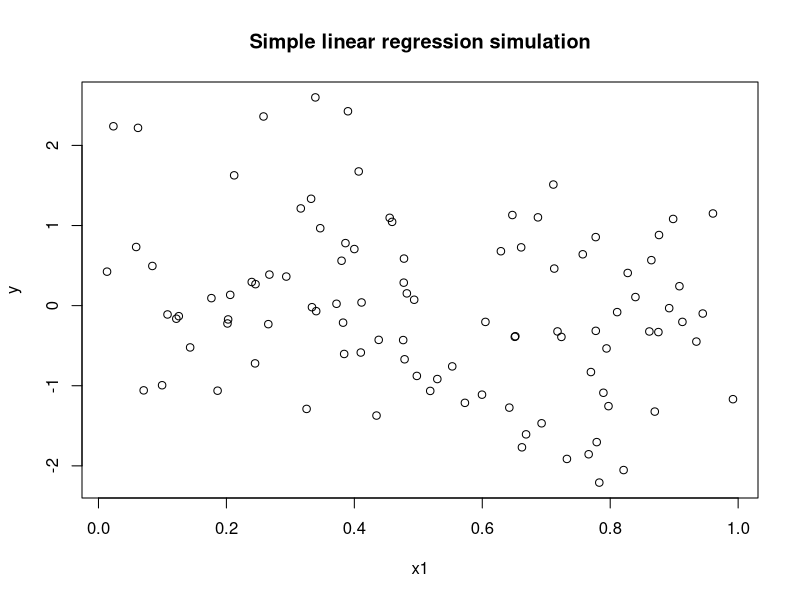
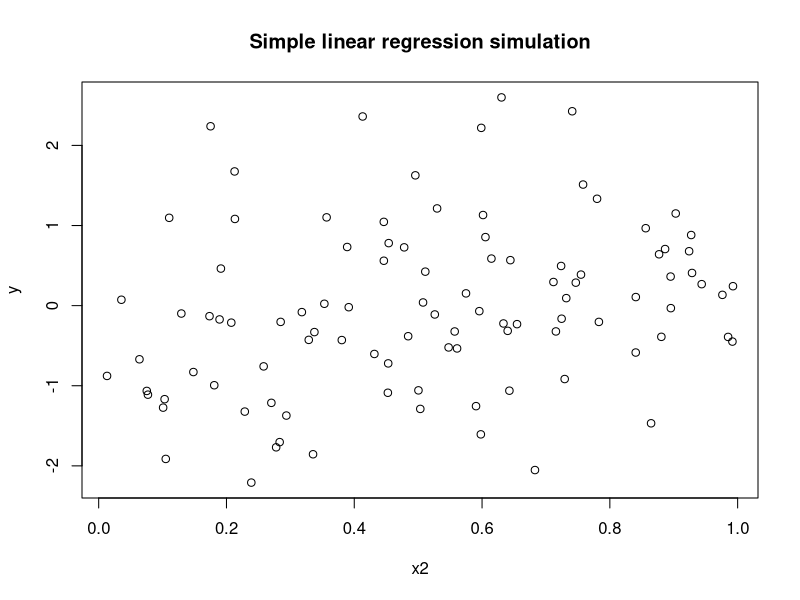
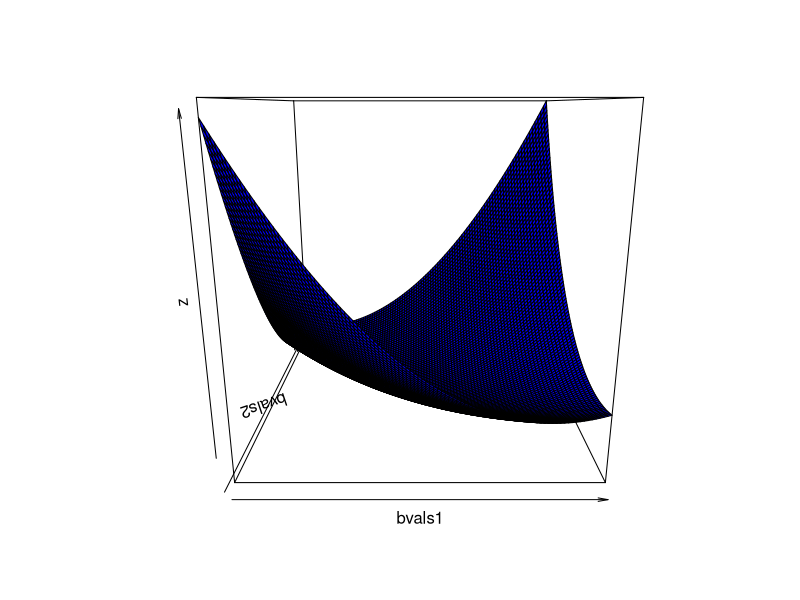
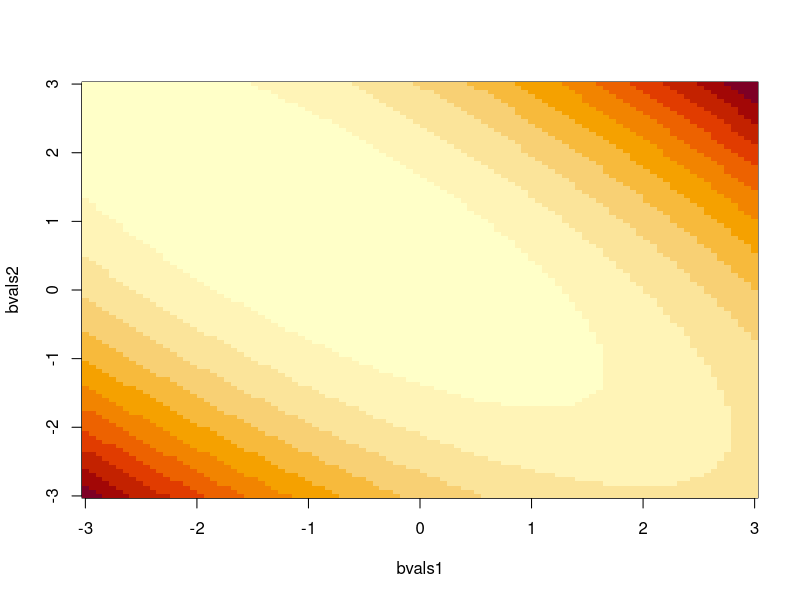
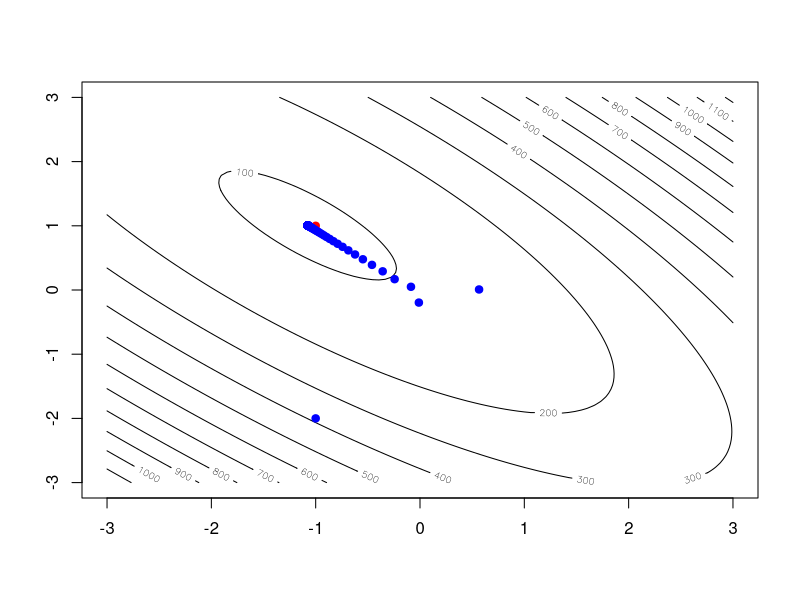
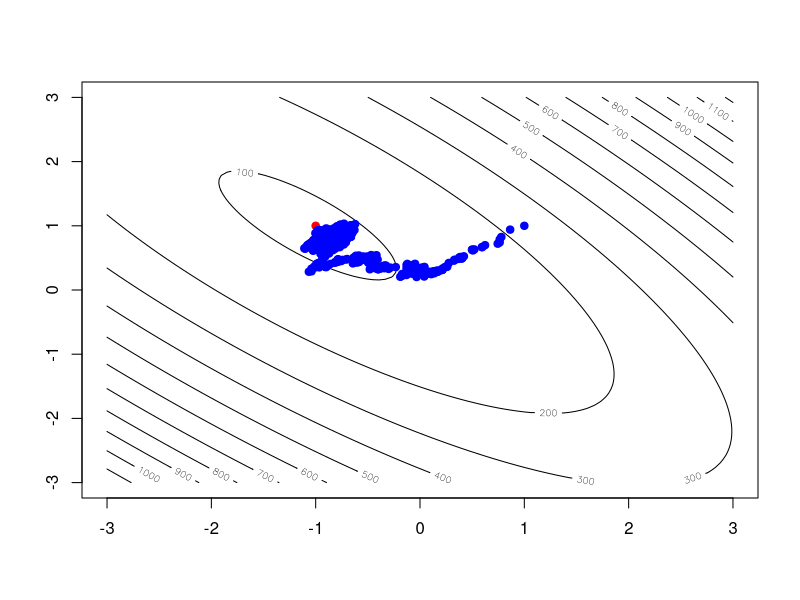
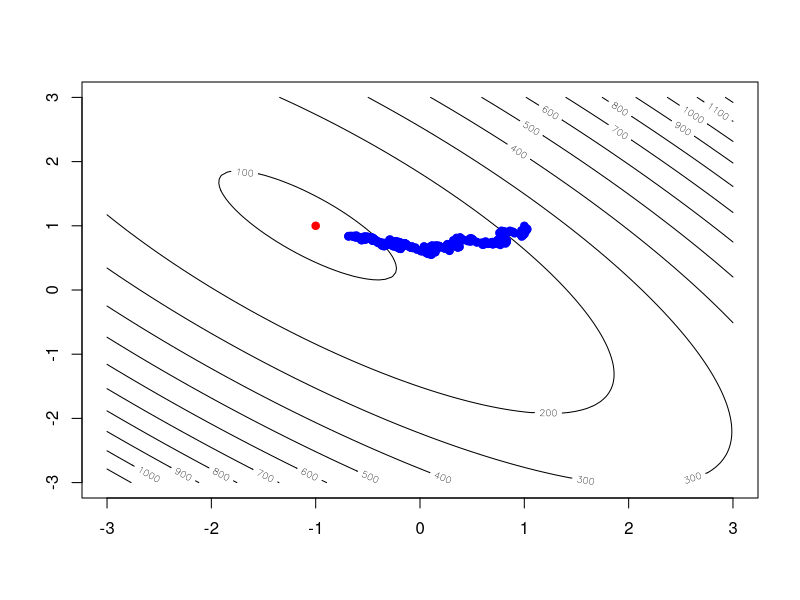

R code for these plots, in order:
##############################
### toy least squares example
##############################
set.seed(1)
N=100
beta1=-1
beta2=1
sigmasq=1
x1=runif(N, 0, 1)
x2=runif(N, 0, 1)

y=x1*beta1 + x2*beta2 +rnorm(N, 0, sqrt(sigmasq))
plot(x1, y, main="Simple linear regression simulation")
plot(x2, y, main="Simple linear regression simulation")

objfun=function(b1, b2){
    ssq=sum((y-x1*b1-x2*b2)^2)
    return(ssq)
}
##objfun2=Vectorize(objfun, SIMPLIFY = FALSE)
##z=outer(bvals1, bvals2, objfun2)
##persp(bvals1,bvals2,unlist(z), col='blue')

objfun=function(b1, b2){
    ssq=0
    for (i in 1:length(y))
        ssq=ssq+ (y[i]-x1[i]*b1-x2[i]*b2)^2
    return(ssq)
}

bvals1=seq(-3,3, length=100)
bvals2=seq(-3,3, length=100)
##z=outer(bvals1, bvals2, objfun)
##z=outer(bvals1, bvals2, "*")
z=outer(bvals1, bvals2, objfun)
persp(bvals1,bvals2,z, col='blue')
Sys.sleep(10)#readline("enter for image plot ")
image(bvals1,bvals2,z)


##########################################
### gradient descent algorithm
##########################################
contour(bvals1,bvals2,z)
points(beta1,beta2, pch=19, col="red")
NUMIT=100
est=c(-1,-2) # initial value
sRate=1 #1.2 2, 0.5
points(est[1], est[2], pch=19, col="blue")
print(est)
for (i in 1:NUMIT){
    df1=-(2/N)*sum(x1*(y-est[1]*x1-est[2]*x2))
    df2=-(2/N)*sum(x2*(y-est[1]*x1-est[2]*x2))
##    df1=-2*sum(x1*(y-est[1]*x1-est[2]*x2))
##    df2=-2*sum(x2*(y-est[1]*x1-est[2]*x2))
    
    est[1]=est[1]-sRate*df1
    est[2]=est[2]-sRate*df2
    cat(paste("i=",i,", est=(",est[1],",",est[2],") \n"))
    points(est[1], est[2], pch=19, col="blue")
    ##    points(est[1], est[2], pch=paste(i), col="blue")
    readline("next iteration")
    ##    text(est[1],est[2],label=i,col="blue)
}
    
##########################################
### stochastic gradient descent algorithm
##########################################
set.seed(1)
contour(bvals1,bvals2,z)
points(beta1,beta2, pch=19, col="red")
NUMIT=500
est=c(1,1) # initial value
##est=c(-1,-2) # initial value
sRate= 3 #2 1 0.5 5
points(est[1], est[2], pch=19, col="blue")
print(est)
for (i in 1:NUMIT){
    randInd= sample(seq(1,N), 1)
    df1=-(2/N)*sum(x1[randInd]*(y[randInd]-est[1]*x1[randInd]-est[2]*x2[randInd]))
    df2=-(2/N)*sum(x2[randInd]*(y[randInd]-est[1]*x1[randInd]-est[2]*x2[randInd]))
    
    est[1]=est[1]-sRate*df1
    est[2]=est[2]-sRate*df2
    cat(paste("i=",i,", est=(",est[1],",",est[2],") \n"))
    points(est[1], est[2], pch=19, col="blue")
    ##    points(est[1], est[2], pch=paste(i), col="blue")
    readline("next iteration")
    ##    text(est[1],est[2],label=i,col="blue)
}
    
##########################################
## Newton-Raphson
##########################################
contour(bvals1,bvals2,z)
points(beta1,beta2, pch=19, col="red")
NUMIT=500
est=c(1,1) # initial value
##est=c(-1,-2) # initial value
sRate= 0.5 #2 1 0.5 5
points(est[1], est[2], pch=19, col="blue")
print(est)
for (i in 1:NUMIT){
    randInd= sample(seq(1,N), 1)
    df1=-(2/N)*sum(x1[randInd]*(y[randInd]-est[1]*x1[randInd]-est[2]*x2[randInd]))
    df2=-(2/N)*sum(x2[randInd]*(y[randInd]-est[1]*x1[randInd]-est[2]*x2[randInd]))

    df11=2*sum(x1^2)/N
    df22=2*sum(x2^2)/N
    df12=2*sum(x1*x2)/N
    hess=matrix(c(df11,df12,df12,df22), 2,2)

    est=est-sRate*solve(hess)%*%c(df1, df2)
    cat(paste("i=",i,", est=(",est[1],",",est[2],") \n"))
    points(est[1], est[2], pch=19, col="blue")
    ##    points(est[1], est[2], pch=paste(i), col="blue")
    readline("next iteration")
    ##    text(est[1],est[2],label=i,col="blue)
}
